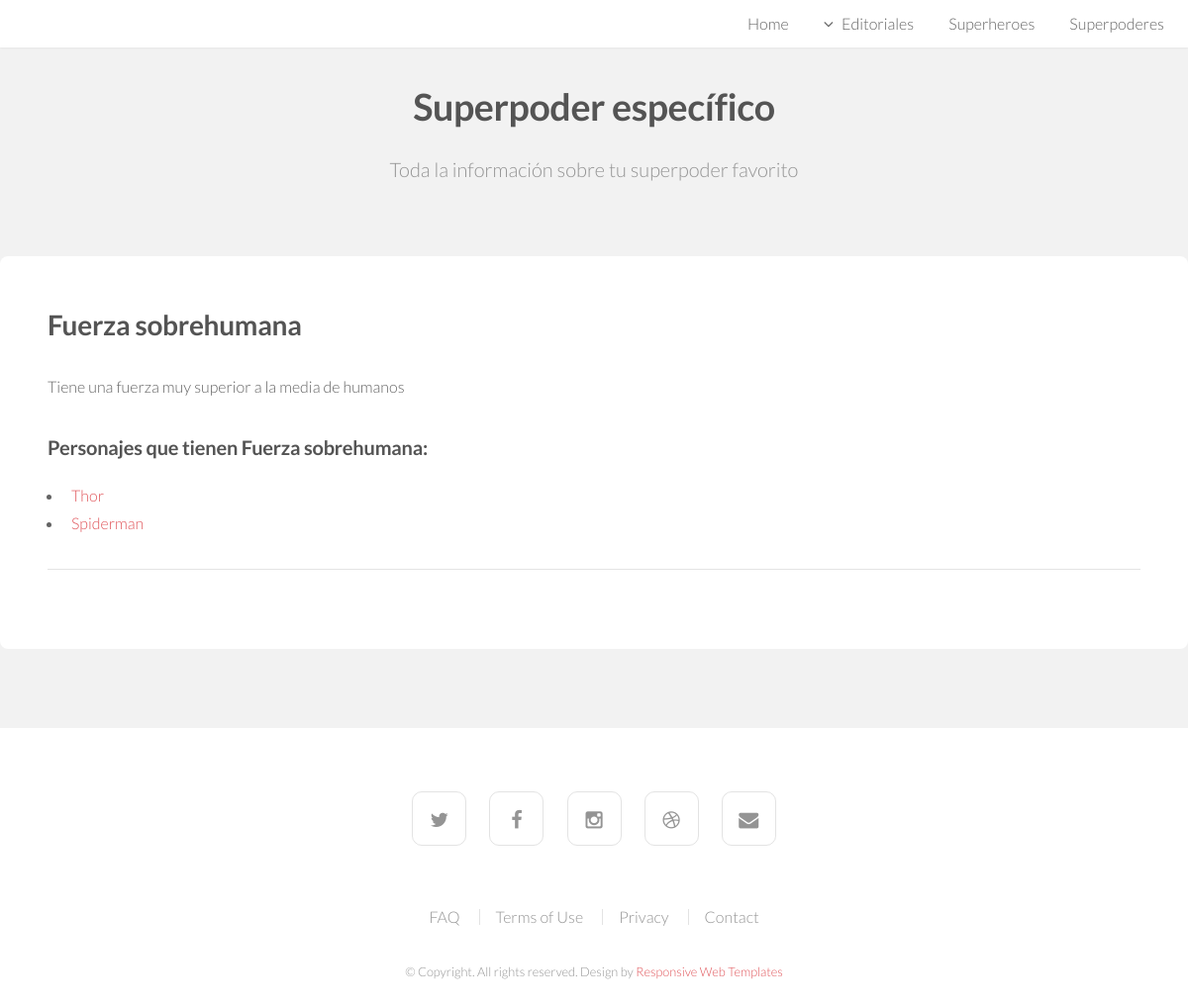
Page /heroWeb/superpoderes/7/ on the earlier database version.
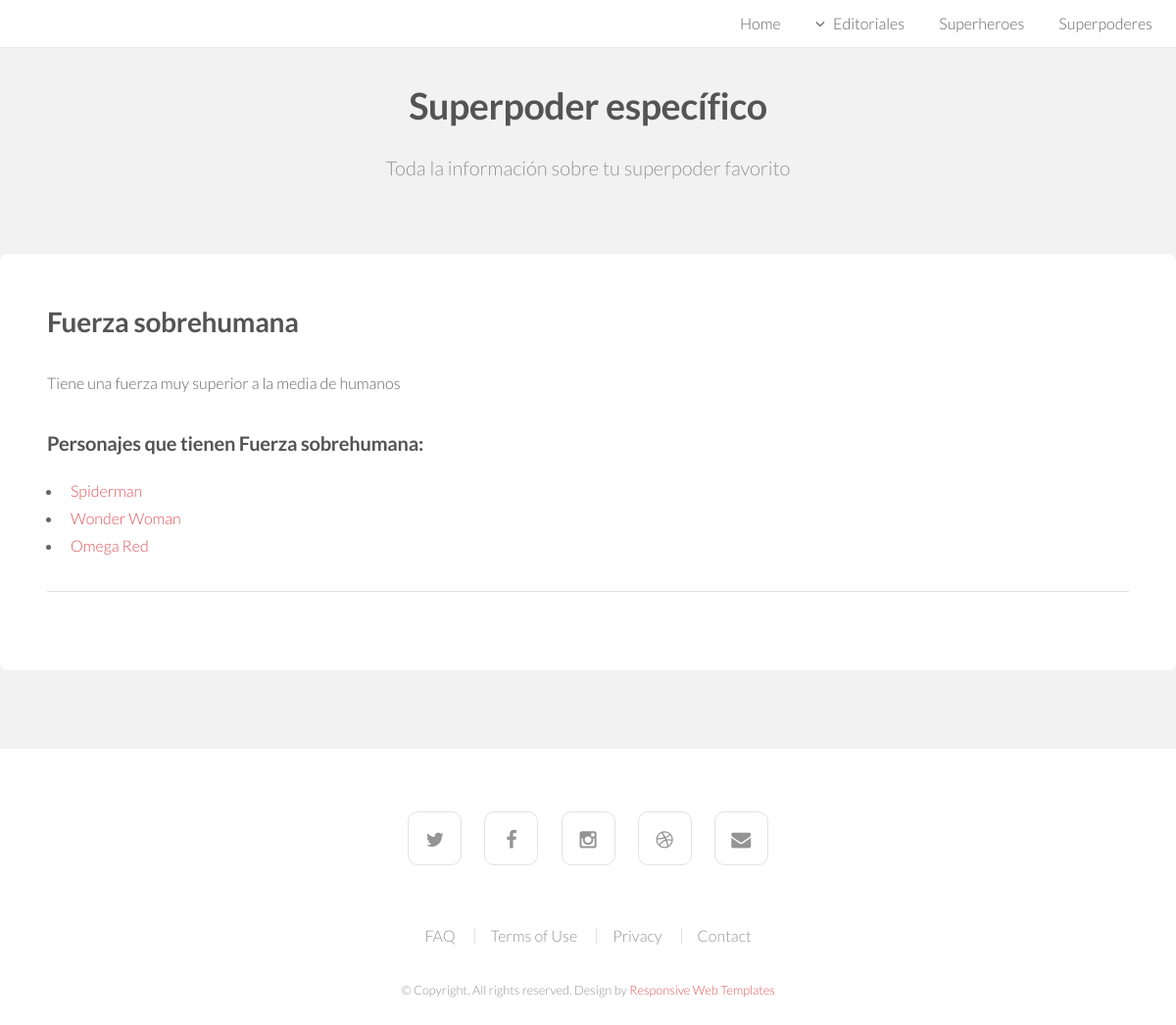
Same page on the later database version.
### heroWeb/models.py (models this page shows, shortened)
class Superheroe(models.Model):
    grupo = models.ForeignKey(Grupo, on_delete=models.CASCADE)
    nombre = models.CharField(max_length=70)
    icono = models.URLField(max_length=300)
    fecha_nacimiento = models.DateField()
    muerto = models.BooleanField()
    id_api = models.CharField(max_length=20, blank=True)

### heroWeb/views.py (the view)
# urls.py: path('superpoderes/<int:pk>/', SuperpoderDetailView.as_view(), name='ssuperpodere'), #Un superpoder especifico
class SuperpoderDetailView(DetailView):
    model = Superpoder
    template_name = 'superpoder_detail.html'
    def get_context_data(self, **kwargs):
        context = super().get_context_data(**kwargs)
        context['editorial'] = Grupo.objects.all()
        return context

### heroWeb/templates/superpoder_detail.html
{% extends "index.html" %}
{% load static %}
{% block header %}
<header id="header" class="skel-layers-fixed">
{% endblock %}
{% block cuerpo %}
<section id="main" class="wrapper style1">
    <header class="major">
        <h2>Superpoder específico</h2>
        <p>Toda la información sobre tu superpoder favorito</p>
    </header>
    <div class="container">
            <section id="content">
                <section >
                    <h2>{{ object.nombre }}</h2>
                    <p>{{object.descripcion}}</p>
                    <h3>Personajes que tienen {{ object.nombre }}:</h3>
                    <section >
                        <ul>
                            {% for superheroe in object.superheroe.all %}
                            <li>
                                <a href="{% url 'superheroe' superheroe.id %}"> {{ superheroe.nombre }} </a>
                            </li>
                            {% endfor %}
                        </ul>
                    </section>
                    <section class= "blockimage">
                        <hr/>
                    </section>
                </section>
            </section>
    </div>
</section>
{% endblock %}

Differences in the rows shown:
no longer on this page (row edited): Superheroe: nombre "Thor"
added Superheroe: nombre "Wonder Woman"
added Superheroe: nombre "Omega Red"
